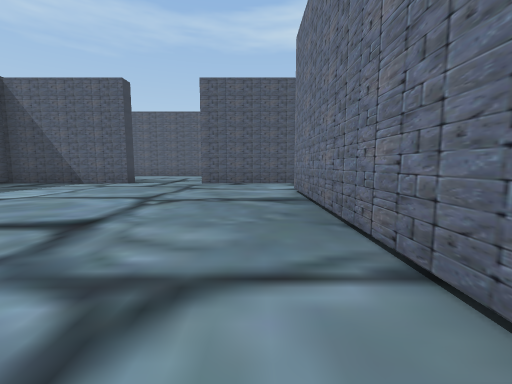
view 1 (above)

24 first-person views from a walk through a scene from a Unity 3-D project. The camera is 1.2 m above the floor, tilts 6° down and sees 90° across. The floor is counted in squares, 2 m on a side. Each view is taken from the middle of a square. On the plan, view 1 faces up. The plan holds only what a view shows up to about 9 squares ahead; the rest is blank. The place goes on beyond the plan. The player is left out.

view 2
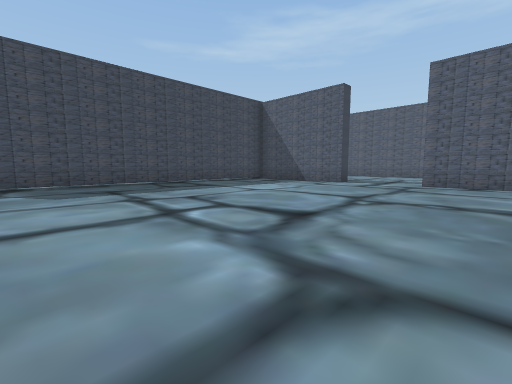

view 3
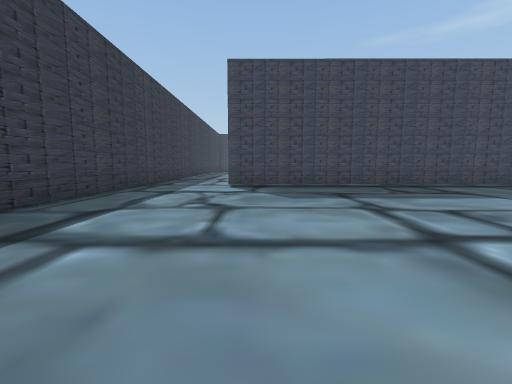

view 4
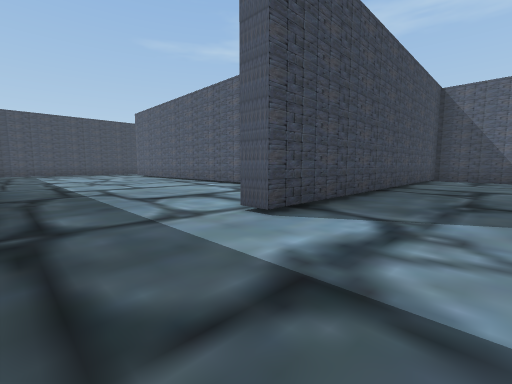

view 5
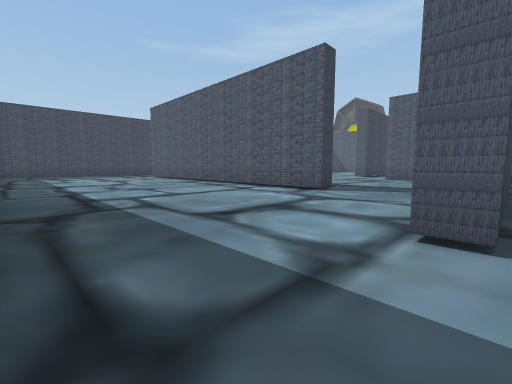

view 6
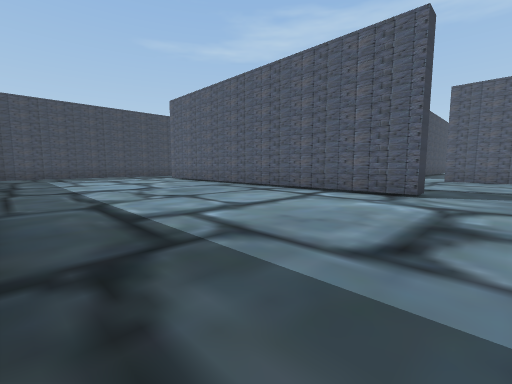

view 7
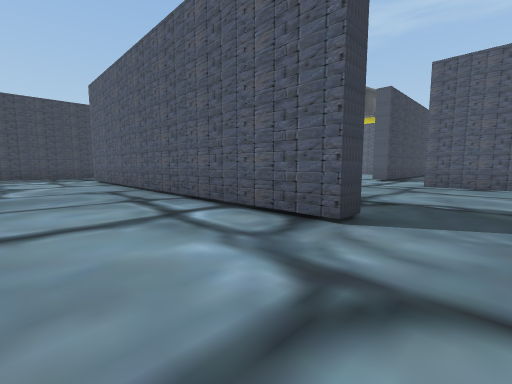

view 8
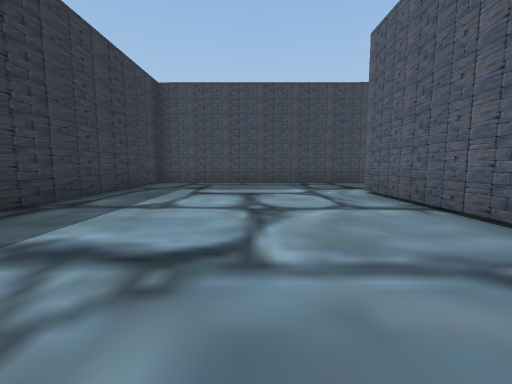

view 9
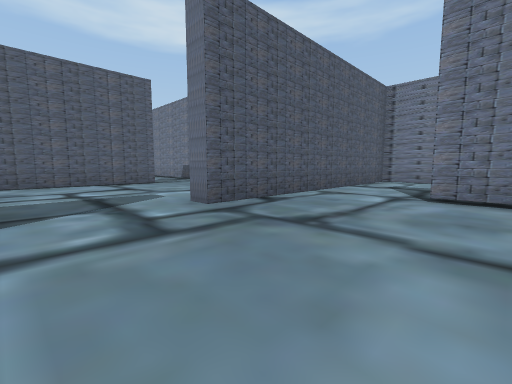

view 10
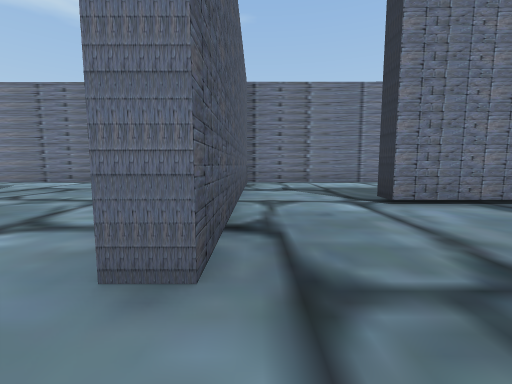

view 11
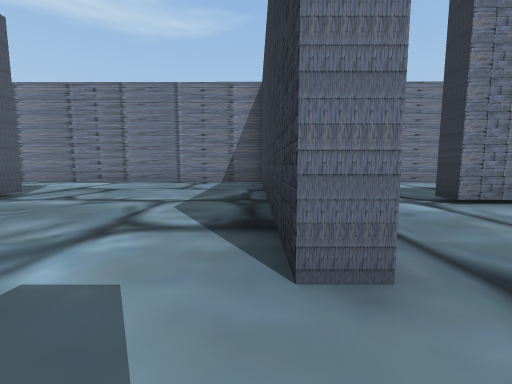

view 12
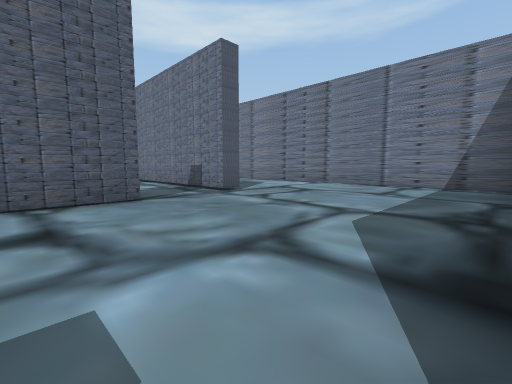

view 13
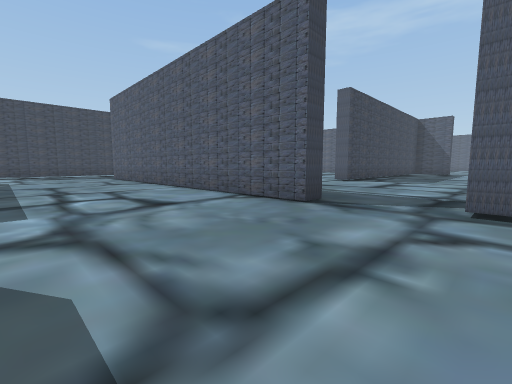

view 14
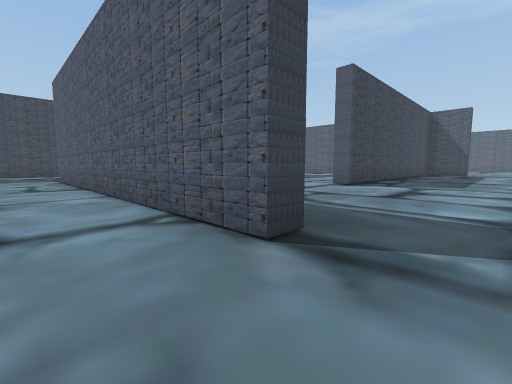

view 15
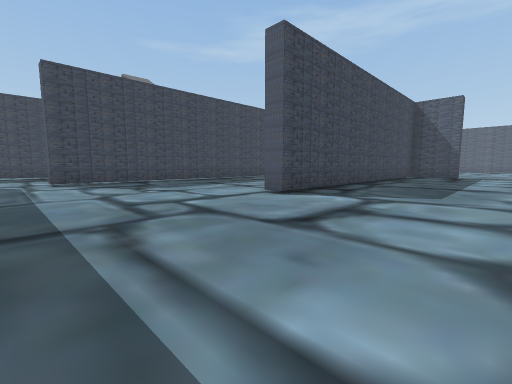

view 16
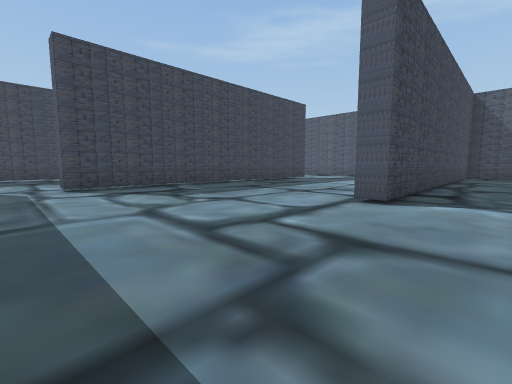

view 17
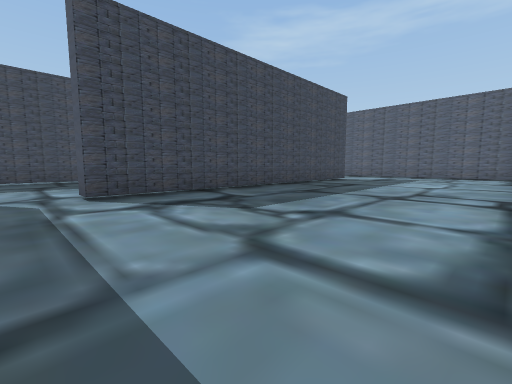

view 18
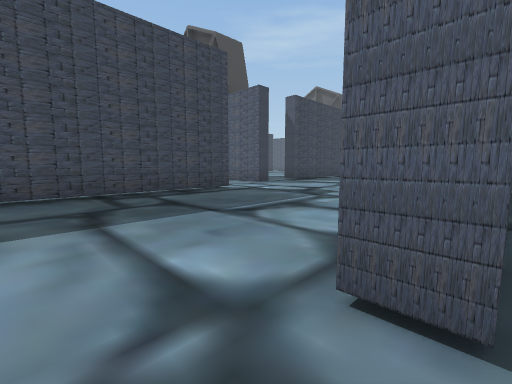

view 19
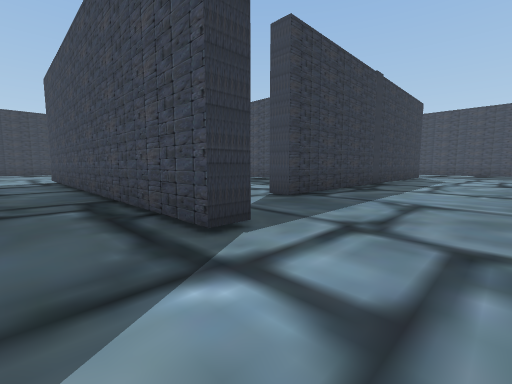

view 20
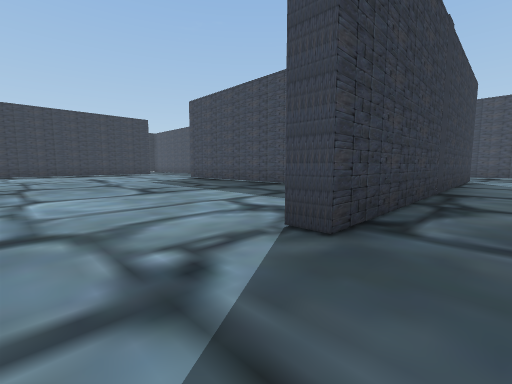

view 21
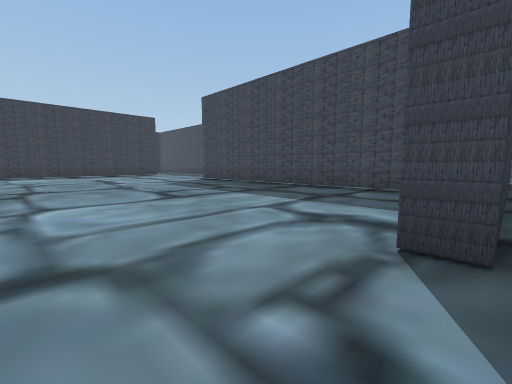

view 22
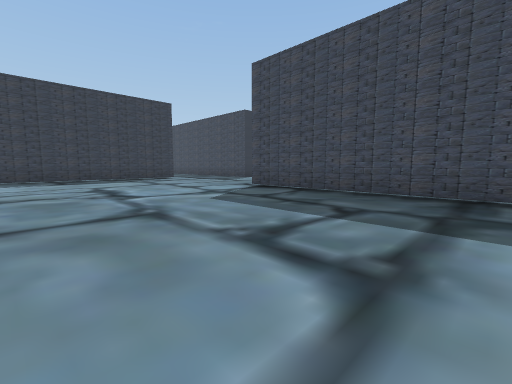

view 23
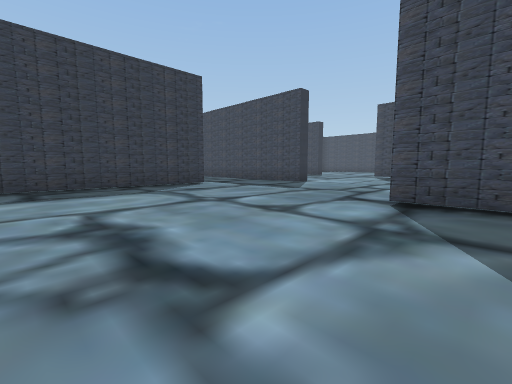

view 24
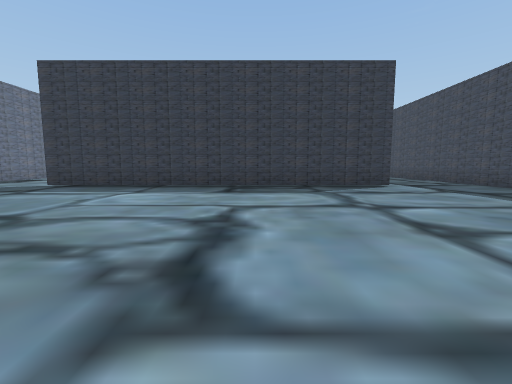

### Floor plan
Points are (right, up) in squares from view 1. A wall is a line through its corners. A room is listed if a view was taken in it or the views show most of it. See-through windows are left out.
Room 1 (views 1, 2, 3, 4, 5, 6, 7, 8, 9, 10, 11, 12, 13, 14, 15, 16, 17, 18, 19)
walls: (-4.2, 8.9) (-4.2, 8.3) (-8, 8.3) (-8, -0.8) (-8.6, -0.8); (-0.3, 14) (-0.3, 13.5) (-10.1, 13.5); (2.2, 13.7) (1.7, 13.7) (1.7, 18.1); (-13.2, 19.2) (-13.2, 9.9); (5.7, 8.8) (5.8, 17.1); (-8, 22.9) (-8, 16) (-8.5, 16); (-11.2, 2.4) (-20.8, 2.4); (-8.5, 0.9) (-8.5, 1.5); (0.9, 0.8) (0.9, 5.9) (1.4, 5.9); (5.7, 2.8) (5.7, 8.3) (-1.8, 8.3) (-1.8, 8.8) (5.4, 8.8); (-2.3, 26.5) (-2.3, 19.1) (-2.9, 19.1); (-10.1, -3.2) (-4.1, -3.2); (-23.7, 2.5) (-23.7, -3.2) (-18.1, -3.2)
ways out: opening at (-22, 2) to room 2; opening at (-14, 20.7) to room 2; opening at (-12, 10) to room 2; opening at (-10, 1.3) to room 2
Room 2 (views 20, 21, 22, 23, 24)
walls: (-20.1, 16.3) (-20.1, 8.7); (-25.6, 18) (-15.9, 18) (-15.9, 17.4); (-23.7, 3.7) (-23.7, 2.5); (-20.8, 2.9) (-11.2, 2.9) (-11.2, 2.4); (-13.8, 19.2) (-13.2, 19.2); (-10, 8.3) (-11.8, 8.3)
ways out: opening at (-22, 2) to room 1; opening at (-14, 20.7) to room 1; opening at (-12, 10) to room 1; opening at (-10, 1.3) to room 1

Where each view was taken, in squares from view 1:
view 1: 0 up, 0 right, facing up
view 2: 0 up, 0 right, facing up-left
view 3: 0 up, 1 left, facing left
view 4: 3 down, 6 left, facing up-left
view 5: 3 down, 8 left, facing up-left
view 6: 3 down, 10 left, facing up-left
view 7: 0 up, 10 left, facing up-left
view 8: 0 up, 15 left, facing left
view 9: 5 up, 4 left, facing up-right
view 10: 8 up, 3 left, facing right
view 11: 9 up, 3 left, facing right
view 12: 9 up, 2 left, facing up-right
view 13: 10 up, 2 right, facing up-left
view 14: 12 up, 1 right, facing up-left
view 15: 15 up, 1 right, facing up-left
view 16: 15 up, 1 left, facing up-left
view 17: 15 up, 3 left, facing up-left
view 18: 15 up, 8 left, facing up-left
view 19: 21 up, 12 left, facing down-left
view 20: 19 up, 14 left, facing down-left
view 21: 18 up, 14 left, facing down-left
view 22: 14 up, 15 left, facing down-left
view 23: 10 up, 16 left, facing down-left
view 24: 10 up, 17 left, facing down
